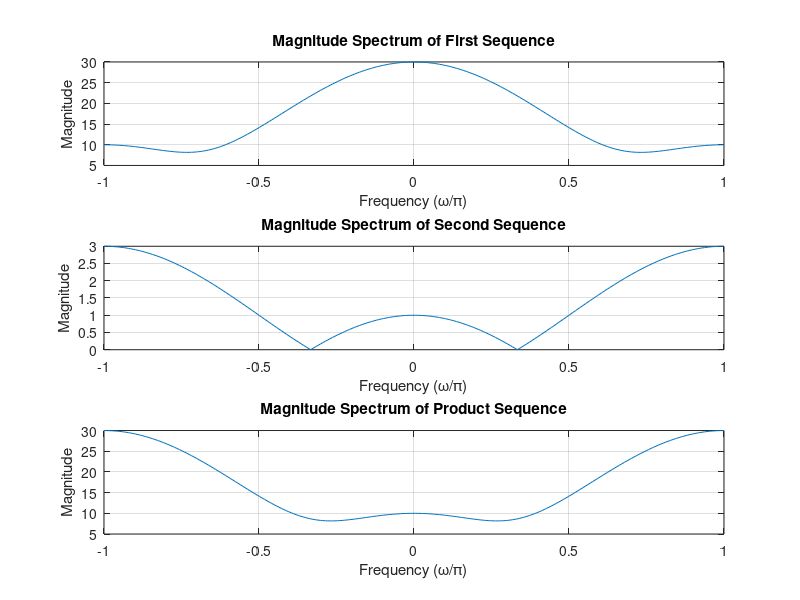

This figure's MATLAB source:
%Program P7_5
%Modulation Property of DTFT

% Clear the figure Window
clf;

%Frequency Range
w = -pi:2*pi/255:pi;

% Defining the 2 sequences
x1 = [5,10,15];
x2 = [1 -1 1 ];

% Product of the Sequence
y = x1.*x2;

% Frequency response using FFT
h1 = freqz(x1, 1, w);
h2 = freqz(x2, 1, w);
h3 = freqz(y, 1, w);

%Plotting 
subplot(3,1,1)
plot(w/pi,abs(h1));grid
title('Magnitude Spectrum of First Sequence')
xlabel('Frequency (\omega/\pi)' );
ylabel('Magnitude');

subplot(3,1,2)
plot(w/pi,abs(h2));grid
title('Magnitude Spectrum of Second Sequence')
xlabel('Frequency (\omega/\pi)' );
ylabel('Magnitude');

subplot(3,1,3)
plot(w/pi,abs(h3));grid
title('Magnitude Spectrum of Product Sequence')
xlabel('Frequency (\omega/\pi)' );
ylabel('Magnitude');
